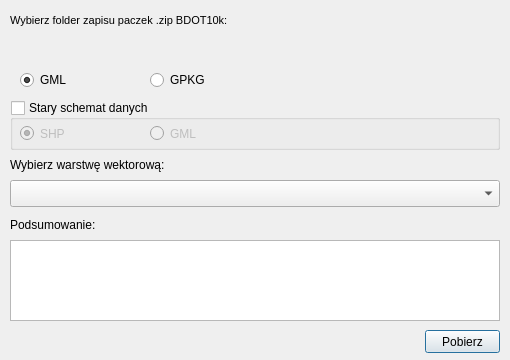
<?xml version="1.0" encoding="UTF-8"?>
<ui version="4.0">
 <class>bdot10k_dialog_by_layer</class>
 <widget class="QDialog" name="bdot10k_dialog_by_layer">
  <property name="geometry">
   <rect>
    <x>0</x>
    <y>0</y>
    <width>510</width>
    <height>360</height>
   </rect>
  </property>
  <property name="minimumSize">
   <size>
    <width>510</width>
    <height>360</height>
   </size>
  </property>
  <property name="maximumSize">
   <size>
    <width>510</width>
    <height>360</height>
   </size>
  </property>
  <property name="windowTitle">
   <string>BDOT10k</string>
  </property>
  <widget class="QLabel" name="label3">
   <property name="geometry">
    <rect>
     <x>10</x>
     <y>155</y>
     <width>490</width>
     <height>20</height>
    </rect>
   </property>
   <property name="text">
    <string>Wybierz warstwę wektorową:</string>
   </property>
  </widget>
  <widget class="QgsMapLayerComboBox" name="mcbLayer">
   <property name="geometry">
    <rect>
     <x>10</x>
     <y>180</y>
     <width>490</width>
     <height>27</height>
    </rect>
   </property>
   <property name="currentIndex">
    <number>-1</number>
   </property>
  </widget>
  <widget class="QTextBrowser" name="txt">
   <property name="geometry">
    <rect>
     <x>10</x>
     <y>240</y>
     <width>490</width>
     <height>81</height>
    </rect>
   </property>
  </widget>
  <widget class="QPushButton" name="btnDwnl">
   <property name="geometry">
    <rect>
     <x>425</x>
     <y>330</y>
     <width>75</width>
     <height>23</height>
    </rect>
   </property>
   <property name="text">
    <string>Pobierz</string>
   </property>
  </widget>
  <widget class="QLabel" name="label1">
   <property name="geometry">
    <rect>
     <x>10</x>
     <y>10</y>
     <width>490</width>
     <height>20</height>
    </rect>
   </property>
   <property name="font">
    <font>
     <family>MS Shell Dlg 2</family>
     <pointsize>8</pointsize>
     <weight>50</weight>
     <bold>false</bold>
    </font>
   </property>
   <property name="text">
    <string>Wybierz folder zapisu paczek .zip BDOT10k:</string>
   </property>
  </widget>
  <widget class="QgsFileWidget" name="dwnlPath">
   <property name="geometry">
    <rect>
     <x>10</x>
     <y>35</y>
     <width>490</width>
     <height>27</height>
    </rect>
   </property>
   <property name="storageMode">
    <enum>QgsFileWidget::GetDirectory</enum>
   </property>
  </widget>
  <widget class="QLabel" name="label4">
   <property name="geometry">
    <rect>
     <x>10</x>
     <y>215</y>
     <width>490</width>
     <height>20</height>
    </rect>
   </property>
   <property name="text">
    <string>Podsumowanie:</string>
   </property>
  </widget>
  <widget class="QGroupBox" name="gbOldSchema">
   <property name="geometry">
    <rect>
     <x>10</x>
     <y>100</y>
     <width>490</width>
     <height>50</height>
    </rect>
   </property>
   <property name="title">
    <string>Stary schemat danych</string>
   </property>
   <property name="checkable">
    <bool>true</bool>
   </property>
   <property name="checked">
    <bool>false</bool>
   </property>
   <widget class="QRadioButton" name="rbtnGMLold">
    <property name="geometry">
     <rect>
      <x>140</x>
      <y>25</y>
      <width>100</width>
      <height>17</height>
     </rect>
    </property>
    <property name="text">
     <string>GML</string>
    </property>
   </widget>
   <widget class="QRadioButton" name="rbtnSHPold">
    <property name="geometry">
     <rect>
      <x>10</x>
      <y>25</y>
      <width>100</width>
      <height>17</height>
     </rect>
    </property>
    <property name="text">
     <string>SHP</string>
    </property>
    <property name="checked">
     <bool>true</bool>
    </property>
   </widget>
  </widget>
  <widget class="QRadioButton" name="rbtnGML">
   <property name="geometry">
    <rect>
     <x>20</x>
     <y>70</y>
     <width>110</width>
     <height>20</height>
    </rect>
   </property>
   <property name="text">
    <string>GML</string>
   </property>
   <property name="checked">
    <bool>true</bool>
   </property>
   <attribute name="buttonGroup">
    <string notr="true">buttonGroup</string>
   </attribute>
  </widget>
  <widget class="QRadioButton" name="rbtnGPKG">
   <property name="geometry">
    <rect>
     <x>150</x>
     <y>70</y>
     <width>110</width>
     <height>20</height>
    </rect>
   </property>
   <property name="text">
    <string>GPKG</string>
   </property>
   <attribute name="buttonGroup">
    <string notr="true">buttonGroup</string>
   </attribute>
  </widget>
 </widget>
 <customwidgets>
  <customwidget>
   <class>QgsFileWidget</class>
   <extends>QWidget</extends>
   <header>qgsfilewidget.h</header>
  </customwidget>
  <customwidget>
   <class>QgsMapLayerComboBox</class>
   <extends>QComboBox</extends>
   <header>qgsmaplayercombobox.h</header>
  </customwidget>
 </customwidgets>
 <resources/>
 <connections/>
 <buttongroups>
  <buttongroup name="buttonGroup"/>
 </buttongroups>
</ui>
